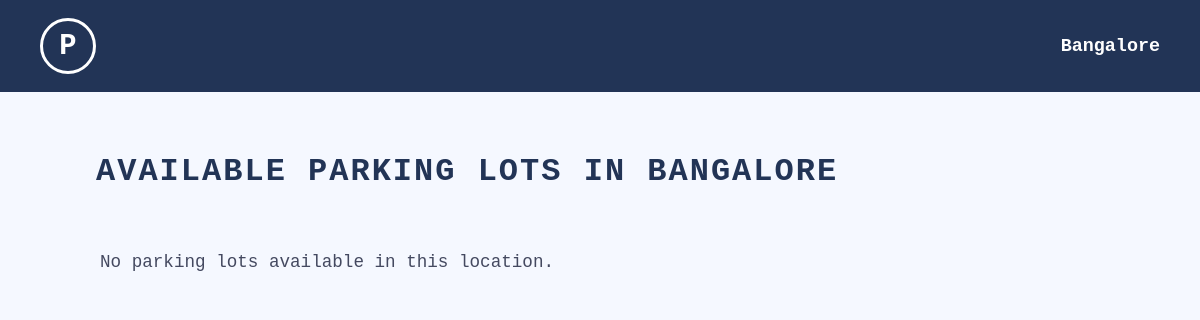
The page /user/book/location/Bangalore (signed in) on the database as committed earlier.
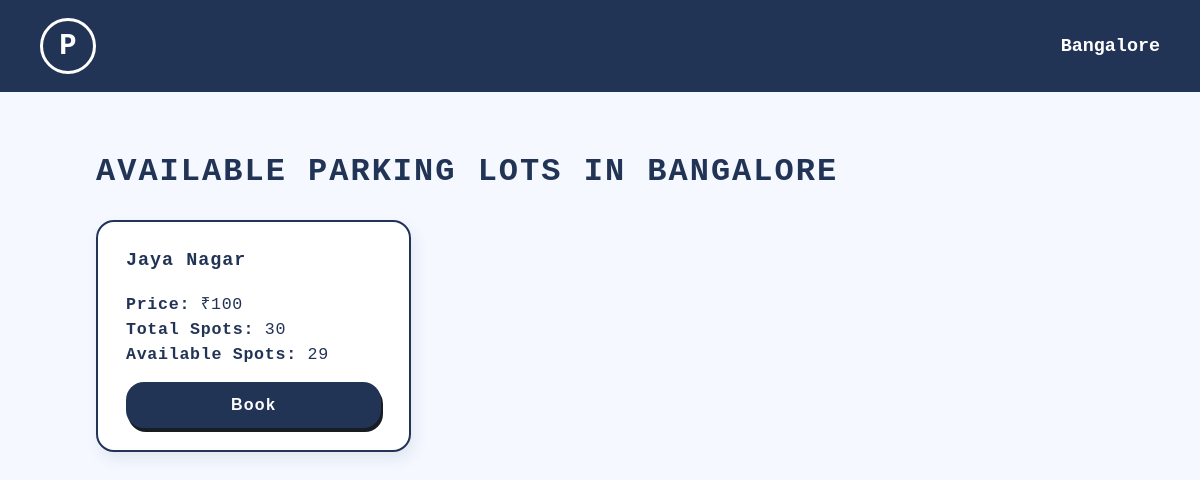
The same page on the database as committed later.
### backend/models.py (models this page shows)
class ParkingLot(db.Model):
    __tablename__ = "ParkingLot"
    id = db.Column(db.Integer, primary_key = True, autoincrement = True)
    location = db.Column(db.String, nullable = False)
    address = db.Column(db.String, nullable = False)
    price = db.Column(db.Integer, nullable = False)
    no_of_spots = db.Column(db.Integer, nullable = False)

### backend/routes.py (the view)
@routes_bp.route('/user/book/location/<location>')
@login_required
def spot_booking_location(location):
    lots = ParkingLot.query.filter_by(location=location).all()
    for lot in lots:
        lot.spots_available = ParkingSpot.query.filter_by(lot_id=lot.id, status="Available").count()
    vehicles = Vehicle.query.filter_by(user_id=current_user.id).all()
    return render_template(
        'user/spot_booking_location.html',
        location=location,
        parking_lots=lots,
        vehicles=vehicles,
    )

### app.py (called while the page is built)
def create_app():
    app = Flask(__name__)
    app.config["SQLALCHEMY_DATABASE_URI"] = "sqlite:///vehicle_db.sqlite3"
    app.config["SQLALCHEMY_TRACK_MODIFICATIONS"] = False
    app.config["SECRET_KEY"] = "myspoton"
    db.init_app(app)
    login_manager = LoginManager()
    login_manager.init_app(app)
    @login_manager.user_loader
    def load_user(user_id):
        return Admin.query.filter_by(email=user_id).first() or User.query.filter_by(email=user_id).first()
    with app.app_context():
        db.create_all()
        from backend.create_initial_db import init_db
        init_db(app)
        from backend.routes import routes_bp
        app.register_blueprint(routes_bp)
    return app

### templates/user/spot_booking_location.html (shortened to what this page needs)
<!DOCTYPE html>
<html lang="en">
<head>
</head>
<body>
  <div class="navbar">
    <div class="logo-circle" style="cursor: default;">P</div>
    <div style="font-size:1.15rem;font-weight:bold;">{{ location }}</div>
  </div>
  <div class="main">
    <h1>Available Parking Lots in {{ location }}</h1>
    <div class="cards-container">
      {% for lot in parking_lots %}
        <div class="card">
          <div class="card-title">{{ lot.address }}</div>
          <div class="card-info"><strong>Price:</strong> ₹{{ lot.price }}</div>
          <div class="card-info"><strong>Total Spots:</strong> {{ lot.no_of_spots }}</div>
          <div class="card-info"><strong>Available Spots:</strong> {{ lot.spots_available }}</div>
          <button class="book-btn" onclick="openBookingModal('{{ lot.id }}', '{{ lot.address|e }}', '{{ lot.price }}')">Book</button>
        </div>
      {% else %}
        <div class="no-lots-msg">No parking lots available in this location.</div>
      {% endfor %}
    </div>
  </div>
</body>
</html>

### templates/user/spot_booking_location.html (style rules this page uses)
body { background: #f5f8ff; color: #223456; font-family: 'Courier New', Courier, monospace; margin: 0; padding: 0; min-height: 100vh; }
.navbar { width: 100%; background: #223456; color: #fff; display: flex; align-items: center; justify-content: space-between; padding: 18px 40px; box-sizing: border-box; }
.logo-circle { width: 50px; height: 50px; border-radius: 50%; border: 3px solid #fff; color: #fff; display: flex; align-items: center; justify-content: center; font-size: 1.8rem; font-weight: bold; background: transparent; cursor: default; }
.main { padding: 40px 8vw 0 8vw; max-width: 1300px; margin: auto; }
h1 { font-size: 2rem; font-weight: bold; letter-spacing: 2px; text-transform: uppercase; margin-bottom: 30px; text-align: left; }
.cards-container { display: flex; flex-wrap: wrap; gap: 32px; justify-content: flex-start; margin-bottom: 60px; }
.card { background: #fff; border-radius: 18px; border: 2.5px solid #223456; box-shadow: 3px 7px 15px rgba(34,52,86,0.09); padding: 28px 28px 22px 28px; width: 315px; min-width: 240px; box-sizing: border-box; display: flex; flex-direction: column; align-items: flex-start; justify-content: flex-start; position: relative; transition: box-shadow 0.18s, transform 0.13s; }
.card-title { font-size: 1.15rem; font-weight: bold; margin-bottom: 14px; letter-spacing: 1px; color: #223456; }
.card-info { font-size: 1.04rem; margin: 6px 0 0 0; color: #223456; letter-spacing: 0.7px; }
.book-btn { margin-top: 18px; background: #223456; color: #fff; padding: 14px 32px; border: none; border-radius: 18px; font-weight: bold; font-size: 1rem; letter-spacing: 1.3px; box-shadow: 2px 4px 0 #171d22; cursor: pointer; transition: background 0.17s; align-self: stretch; }

Rows that differ between the two databases and show on the page:
added ParkingLot: location "Bangalore", location "BANGALORE", address "Jaya Nagar", price "100", no_of_spots "30", spots_available "29"
Other text that changed with them:
{{ location }}: "Bangalore" → (not shown)
{{ location }}: "BANGALORE" → (not shown)
text no longer shown: "No parking lots available in this location."
